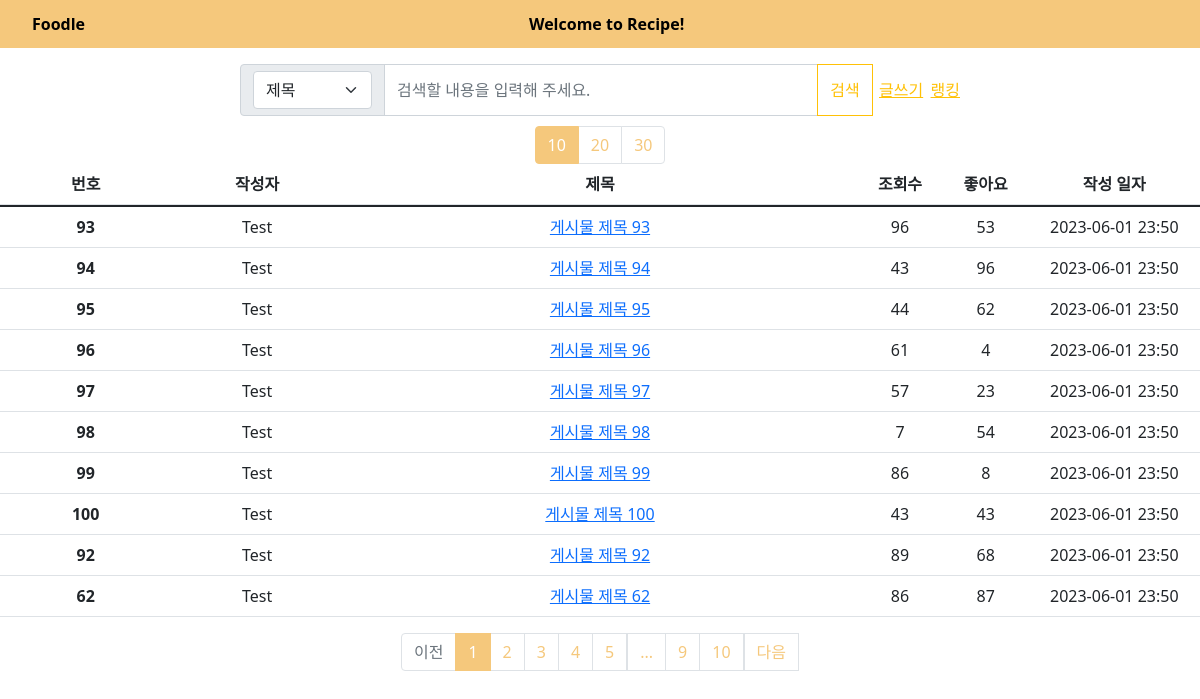
/board/, run on the app's committed database.
### models.py (models this page shows)
class Post(db.Model):
    __tablename__ = 'post'
    id = db.Column(db.Integer, primary_key=True)
    title = db.Column(db.String(100), nullable=False)
    content = db.Column(db.Text, nullable=False)
    author = db.Column(db.String(50), nullable=False)
    created_at = db.Column(db.DateTime, nullable=False, default=datetime.utcnow)
    like = db.Column(db.Integer, default=0)
    view = db.Column(db.Integer, default=0)
    user_id = db.Column(db.Integer, db.ForeignKey('user.id'))

### board/board.py (the view)
@board.route('/', methods=['GET', 'POST'])
def list_post():
    page = request.args.get('page',type=int,default=1)
    per_page = request.args.get('per_page',type=int,default=10)
    option = request.args.get('option',type=str,default='T')
    keyword = request.args.get('keyword',type=str,default='')
    posts = Post.query.order_by(Post.created_at.desc())  # 최신순으로 게시글 정렬
    if option == 'T' and keyword != '':
        posts = posts.filter(Post.title.ilike(f"%{keyword}%"))
    elif option == 'C' and keyword != '':
        posts = posts.filter(Post.content.ilike(f"%{keyword}%"))
    elif option == 'TC' and keyword != '':
        posts = posts.filter(or_(Post.title.ilike(f"%{keyword}%"), Post.content.ilike(f"%{keyword}%")))
    posts = posts.paginate(page=page,per_page=per_page)
    return render_template('list_post.html', posts=posts,option=option,keyword=keyword)

### board/templates/list_post.html (shortened to what this page needs)
<!DOCTYPE html>
<html lang="ko">
<head>
   <link href="https://cdn.jsdelivr.net/npm/bootstrap@5.1.3/dist/css/bootstrap.min.css"
   rel="stylesheet">
   <link rel="stylesheet" href="static/topbar.css">
   <link rel="stylesheet" href="static/list_post.css">
</head>
<body>
  <div id="Topbar" class="Tobar">
    <ul class="Topul">
        <a href="/home"class="Topa" id="init">Foodle</a>
        <a href="{{ url_for('board.list_post') }}" class="Topa" id="mainpage">Welcome to Recipe!</a>
    </ul>
</div>
<div class="Post-Container">
  <form action="{{ url_for('board.list_post') }}" method="GET" class="input-group flex-nowrap">
    <span class="input-group-text" id="addon-wrapping">
      <select name="option" class="form-select" aria-label="Default select example">
        <option value="T" {% if option == 'T' %}selected{% endif %}>제목</option>
      </select>
    </span>
    <input type="text" name ="keyword" value="{{ keyword }}" class="form-control" placeholder="검색할 내용을 입력해 주세요." aria-label="Username" aria-describedby="addon-wrapping">
    <button type="submit" class="btn btn-outline-warning">검색</button>
    <div class="WriteRanking">
      <a href="/board/upload" class="link-warning">글쓰기</a>
      <a href="{{ url_for('board.show_top_posts',type='view') }}" class="link-warning">랭킹</a>
    </div>
  </form>
  <div  class="per_page">
    <div class="page-item {% if posts.per_page == 10 %}active{% endif %}">
      <a class="page-link" href="{{ url_for('board.list_post', page=1, per_page=10,option=option,keyword=keyword) }}">10</a>
    </div>
    <div class="page-item {% if posts.per_page == 20 %}active{% endif %}">
      <a class="page-link" href="{{ url_for('board.list_post', page=1, per_page=20,option=option,keyword=keyword) }}">20</a>
    </div>
    <div class="page-item {% if posts.per_page == 30 %}active{% endif %}">
      <a class="page-link" href="{{ url_for('board.list_post', page=1, per_page=30,option=option,keyword=keyword) }}">30</a>
    </div>
  </div>
  <table class="table table-hover">
    <thead>
      <tr class="PostInfo">
        <th scope="col" class="PostId">번호</th>
        <th scope="col" class="PostAuthor">작성자</th>
        <th scope="col" class="PostTitle">제목</th>
        <th scope="col" class="PostView">조회수</th>
        <th scope="col" class="PostLike">좋아요</th>
        <th scope="col" class="PostTime">작성 일자</th>
      </tr>
    </thead>
    <tbody>
      {% block content %}
      {% for post in posts.items %}
    <tr class="PostInfo">
        <th scope="row" class="PostId">{{ post.id }}</th>
        <td class="PostAuthor">{{ post.author }}</td>
          <td class="PostTitle">
            <a href="{{ url_for('board.show_post', post_id=post.id,page=posts.page,per_page=posts.per_page,option=option,keyword=keyword)}}">
            {{ post.title }}
            </a>
          </td>
            <td class="PostView">{{ post.view }}</td>
            <td class="PostLike">{{ post.like }} </td>
            <td class="PostTime">{{ post.created_at.strftime('%Y-%m-%d %H:%M') }}</td>
    </tr>
      {% endfor %}
      {% endblock %}
    </tbody>
  </table>
    <ul class="pagination">
      {% if posts.has_prev %}
      <li class="page_item">
        <a class="page-link" href="{{ url_for('board.list_post', page=posts.prev_num,per_page=posts.per_page,option=option,keyword=keyword) }}">
          이전
        </a>
      </li>
      {% else %}
      <li class="page-item disabled">
        <a class="page-link" tabindex="-1" aria-disabled="true" href="#">이전</a>
      </li>
      {% endif %}
      {% for page_num in posts.iter_pages() %}
        {% if page_num %}
        <li class="page-item {% if posts.page == page_num %}active{% endif %}">
          <a class="page-link" href="{{ url_for('board.list_post', page=page_num,per_page=posts.per_page,option=option,keyword=keyword) }}" >
            {{ page_num }}
          </a>
        </li>
        {% else %}
          <li class="disabled">
            <a class="page-link" href="#">...</a>
          </li>
        {% endif %}
      {% endfor %}
      {% if posts.has_next %}
      <li class="page_item">
        <a class="page-link" href="{{ url_for('board.list_post', page=posts.next_num,per_page=posts.per_page,option=option,keyword=keyword) }}">
          다음
        </a>
      </li>
      {% else %}
      <li class="page-item disabled">
        <a class="page-link" tabindex="-1" aria-disabled="true" href="#">다음</a>
      </li>
      {% endif %}
    </ul>
</div>
</body>
</html>

### board/static/topbar.css (style rules this page uses)
#Topbar { width : 100%; }
.Topul { list-style-type: none; height: 48px; width: 100%; background-color: rgb(245, 200, 124); display: grid; grid-template-columns: 1fr 1.35fr; }
.Topa { color: black; display: flex; font-weight: bold; text-decoration: none; align-items: center; flex-direction: row; }
#init { width: 50px; }
#mainpage { width: 160px }

### board/static/list_post.css (style rules this page uses)
.PostInfo { display: grid; grid-template-columns: 2fr 2fr 6fr 1fr 1fr 2fr; justify-content: center; text-align: center; }
.PostId { grid-column: 1/1; text-align :center }
.PostAuthor { grid-column: 2/2; text-align :center }
.PostTitle { grid-column: 3/3; text-align :center }
.PostView { grid-column: 4/4; }
.PostLike { grid-column: 5/5; }
.PostTime { grid-column: 6/6; }
.Post-Container { display: grid; justify-items: center; }
.input-group { width: 60%; }
.WriteRanking { display: grid; grid-template-columns: 2fr 1fr; align-items: center; justify-items: center; }
.page-link { color : rgb(245, 200, 124); }
.page-item.active .page-link { background-color: rgb(245, 200, 124); border-color: rgb(245, 200, 124); }
.per_page { display: flex; margin-top: 10px; }

### data on the page
Post: id "93", author "Test", title "게시물 제목 93", view "96", like "53", created_at "2023-06-01 23:50"
Post: id "94", author "Test", title "게시물 제목 94", view "43", like "96", created_at "2023-06-01 23:50"
Post: id "95", author "Test", title "게시물 제목 95", view "44", like "62", created_at "2023-06-01 23:50"
Post: id "96", author "Test", title "게시물 제목 96", view "61", like "4", created_at "2023-06-01 23:50"
Post: id "97", author "Test", title "게시물 제목 97", view "57", like "23", created_at "2023-06-01 23:50"
Post: id "98", author "Test", title "게시물 제목 98", view "7", like "54", created_at "2023-06-01 23:50"
Post: id "99", author "Test", title "게시물 제목 99", view "86", like "8", created_at "2023-06-01 23:50"
Post: id "100", author "Test", title "게시물 제목 100", view "43", like "43", created_at "2023-06-01 23:50"
Post: id "92", author "Test", title "게시물 제목 92", view "89", like "68", created_at "2023-06-01 23:50"
Post: id "62", author "Test", title "게시물 제목 62", view "86", like "87", created_at "2023-06-01 23:50"

### other printed values
{{ page_num }} "1" "2" "3" "4" "5" "9" "10"
